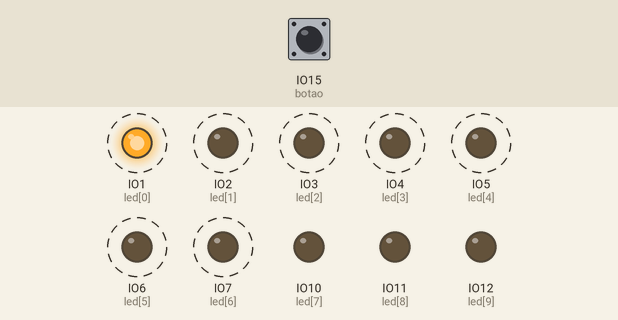
A program run on a simulated ESP32 board running CircuitPython. Shown: output pins drawn as LEDs (lit = HIGH). Dashed ring = blinking. Inputs (shaded band) come from the test bench; at power-on: IO15 (botao) HIGH. At 2.0 s the program ends and the board releases its pins; the recording ends there.

Above: at 0.05 s.
At 1.25 s:
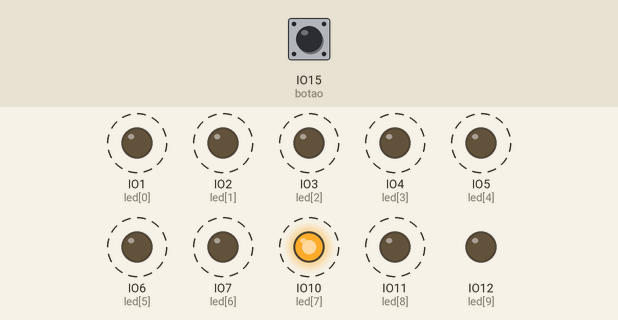
1.3 s: IO15 (botao) pulled LOW for 1.2 s
At 1.45 s:
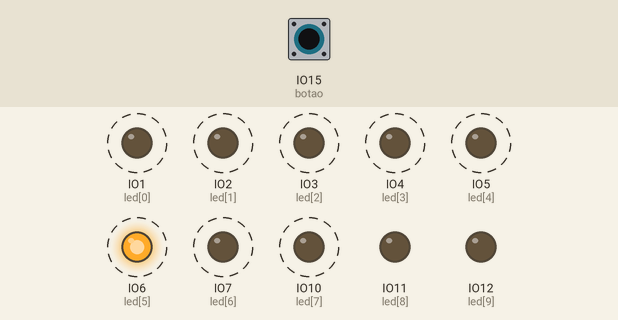
Timing chart, 0 to 2.0 s (numbered marks = the images above; inputs shaded):
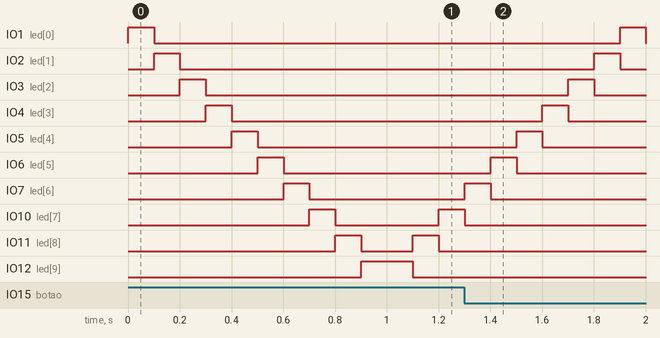

Measured:
- by itself, IO11 (led[8]): alternates HIGH for 0.10 s and LOW for 0.20 s

The program:

Larson.py
```python
# Acende sequencialmente LEDs até que um botão seja apertado

import board
import digitalio
import time

# Método auxiliar para configurar um pino ligado a LED
def initLED(io):
    led = digitalio.DigitalInOut(io)
    led.direction = digitalio.Direction.OUTPUT
    led.value = False
    return led

# Lista dos pinos onde estão ligados os anodos (+) dos LEDs. Os catodos (-) dos LEDs
# devem ser ligados a um resitor de 220 ohms com a outra ponta ligada em GND
#
# Não usar: IO0, IO45 (Strapping Pins)
#           IO19, IO20 (USB)
#           IO26 (CS PSRAM no WOOVER)
#           IO43, IO44 (Serial0)
#           IO46 (só Input)
ios = [ board.IO1, board.IO2, board.IO3, board.IO4, board.IO5,
        board.IO6, board.IO7, board.IO10, board.IO11, board.IO12 ]

leds = [initLED(io) for io in ios]

# Pino usado para o botão
# Neste pino deve ser ligado um botão de contato momentâneo, a outra
# ponta do botão deve ser ligada a GND
# Valem as mesmas restrições que para os LEDs, exceto que IO46 pode ser usado
pinoBotao = board.IO15

botao = digitalio.DigitalInOut(pinoBotao)
botao.direction = digitalio.Direction.INPUT
botao.pull = digitalio.Pull.UP

# Laço principal
while botao.value:
    for led in leds:
        led.value = True
        time.sleep(0.1)
        led.value = False
    leds.reverse()
```
